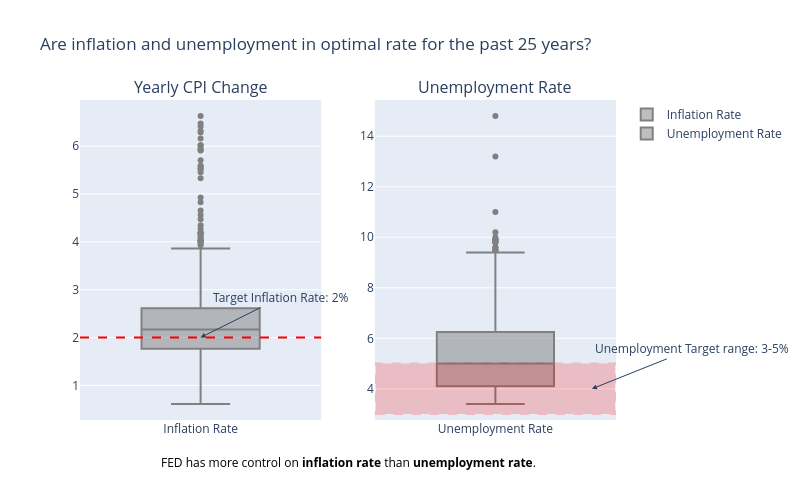

The notebook cell this image was saved under:
### Markdown cell above
Figure 3: FED interest rate vs inflation rate (Yearly CPI changes)

### Code cell
fig = make_subplots(rows=1,
                    cols = 2,
                    subplot_titles=["Yearly CPI Change", "Unemployment Rate"])

# --------------------------
# Yearly CPI boxplot
fig.add_trace(
    go.Box(y=df_filtered['yearly_cpi_changes'], name='Inflation Rate', marker_color='grey'),
    row=1, col=1
)

fig.add_hline(y=2, line_dash='dash', line_color='red', row=1, col=1)

fig.add_annotation(
    x=0.5, y=2,
    xref='x domain', yref='y',
    text="Target Inflation Rate: 2%",
    showarrow=True,
    arrowhead=2,
    ax=80, ay=-40,
    row=1, col=1
)

# --------------------------
# Unemployment boxplot

fig.add_trace(
    go.Box(y=df_filtered['unemply_rate'], name='Unemployment Rate', marker_color='grey'),
    row=1, col=2
)

fig.add_shape(
    type='rect',
    x0=-0.5, x1=0.5,
    y0=3, y1=5,
    line=dict(color='red', dash='dash'),
    fillcolor='red',
    opacity=0.2,
    row=1, col=2
)

fig.add_annotation(
    x=0.9, y=4,
    xref='x domain', yref='y',
    text="Unemployment Target range: 3-5%",
    showarrow=True,
    arrowhead=2,
    ax=100, ay=-40,
    row=1, col=2
)

fig.update_layout(width=800, height=500,
                  title_text="Are inflation and unemployment in optimal rate for the past 25 years?")

fig.add_annotation(
    x=0.5, y=-0.1,
    text='FED has more control on <b>inflation rate</b> than <b>unemployment rate</b>.',
    xref='paper',
    yref='paper',
    showarrow=False,
    xanchor='center',
    yanchor='top',
    font=dict(size=12, color='black')
)

fig.show()

### Figure 1 — Plotly figure (JSON) as saved in the notebook; plotly's stock layout.template omitted (floating-point values rounded to 4 significant figures; data arrays with more than 128 entries replaced by an {"elided": "..."} marker saying what was removed)
{"data": [{"marker": {"color": "grey"}, "name": "Inflation Rate", "type": "box", "xaxis": "x", "y": {"elided": "300 float values"}, "yaxis": "y"}, {"marker": {"color": "grey"}, "name": "Unemployment Rate", "type": "box", "xaxis": "x2", "y": {"elided": "300 float values"}, "yaxis": "y2"}], "layout": {"annotations": [{"font": {"size": 16}, "showarrow": false, "text": "Yearly CPI Change", "x": 0.225, "xanchor": "center", "xref": "paper", "y": 1, "yanchor": "bottom", "yref": "paper"}, {"font": {"size": 16}, "showarrow": false, "text": "Unemployment Rate", "x": 0.775, "xanchor": "center", "xref": "paper", "y": 1, "yanchor": "bottom", "yref": "paper"}, {"arrowhead": 2, "ax": 80, "ay": -40, "showarrow": true, "text": "Target Inflation Rate: 2%", "x": 0.5, "xref": "x domain", "y": 2, "yref": "y"}, {"arrowhead": 2, "ax": 100, "ay": -40, "showarrow": true, "text": "Unemployment Target range: 3-5%", "x": 0.9, "xref": "x2 domain", "y": 4, "yref": "y2"}, {"font": {"color": "black", "size": 12}, "showarrow": false, "text": "FED has more control on <b>inflation rate</b> than <b>unemployment rate</b>.", "x": 0.5, "xanchor": "center", "xref": "paper", "y": -0.1, "yanchor": "top", "yref": "paper"}], "height": 500, "shapes": [{"line": {"color": "red", "dash": "dash"}, "type": "line", "x0": 0, "x1": 1, "xref": "x domain", "y0": 2, "y1": 2, "yref": "y"}, {"fillcolor": "red", "line": {"color": "red", "dash": "dash"}, "opacity": 0.2, "type": "rect", "x0": -0.5, "x1": 0.5, "xref": "x2", "y0": 3, "y1": 5, "yref": "y2"}], "title": {"text": "Are inflation and unemployment in optimal rate for the past 25 years?"}, "width": 800, "xaxis": {"anchor": "y", "domain": [0, 0.45]}, "xaxis2": {"anchor": "y2", "domain": [0.55, 1]}, "yaxis": {"anchor": "x", "domain": [0, 1]}, "yaxis2": {"anchor": "x2", "domain": [0, 1]}}}
